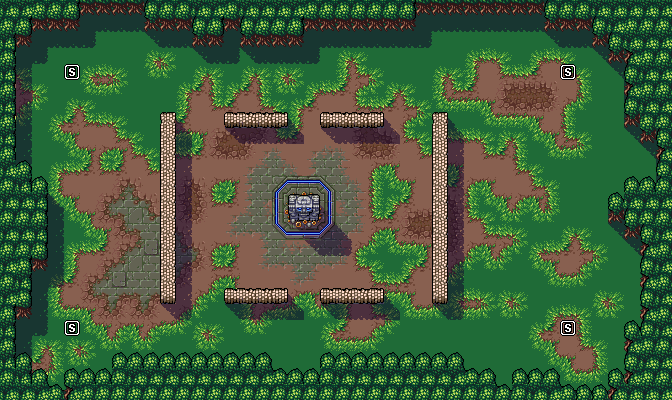

The image is a tile-based game level rendered from a .tmx file. Its description and source (layers, tilesets, objects; grid data summarised) follow:
An orthogonal 42x25 tile map with 16x16 px tiles, 3 tile layers (Ground, Shadows, Objects).

<map version="1.2" tiledversion="1.2.4" orientation="orthogonal" renderorder="right-down" width="42" height="25" tilewidth="16" tileheight="16" infinite="0" nextlayerid="7" nextobjectid="13">
 <tileset firstgid="1" source="TileSet_Main.tsx" />
 <layer id="4" name="Ground" width="42" height="25" locked="1">
  <data>[1050 cells, 1050 non-empty, 50 distinct tile ids]</data>
 </layer>
 <layer id="5" name="Shadows" width="42" height="25" opacity="0.5">
  <data>[1050 cells, 207 non-empty, 9 distinct tile ids]</data>
 </layer>
 <layer id="6" name="Objects" width="42" height="25" locked="1">
  <data>[1050 cells, 333 non-empty, 36 distinct tile ids]</data>
 </layer>
</map>
